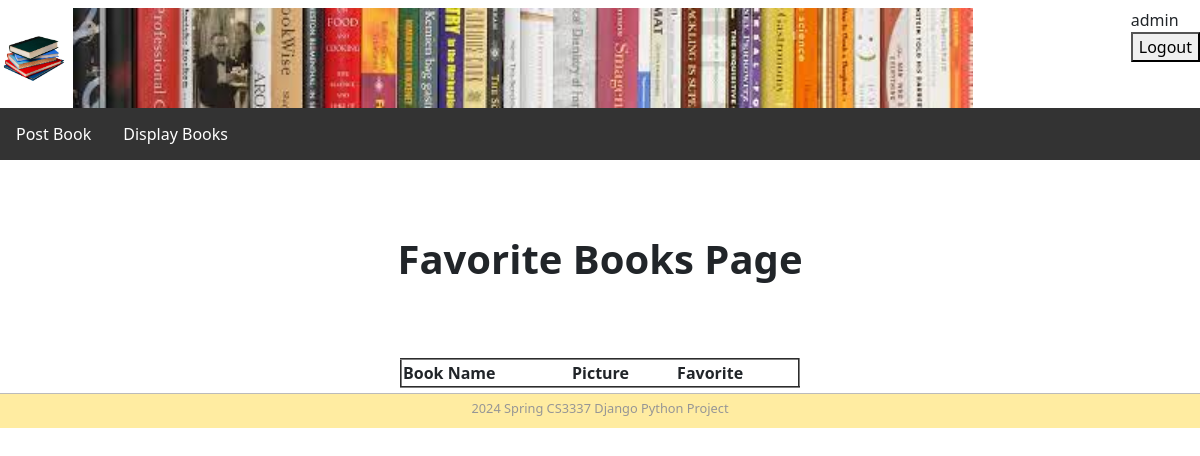
/favoritebooks (signed in), run on an earlier commit of the app's database.
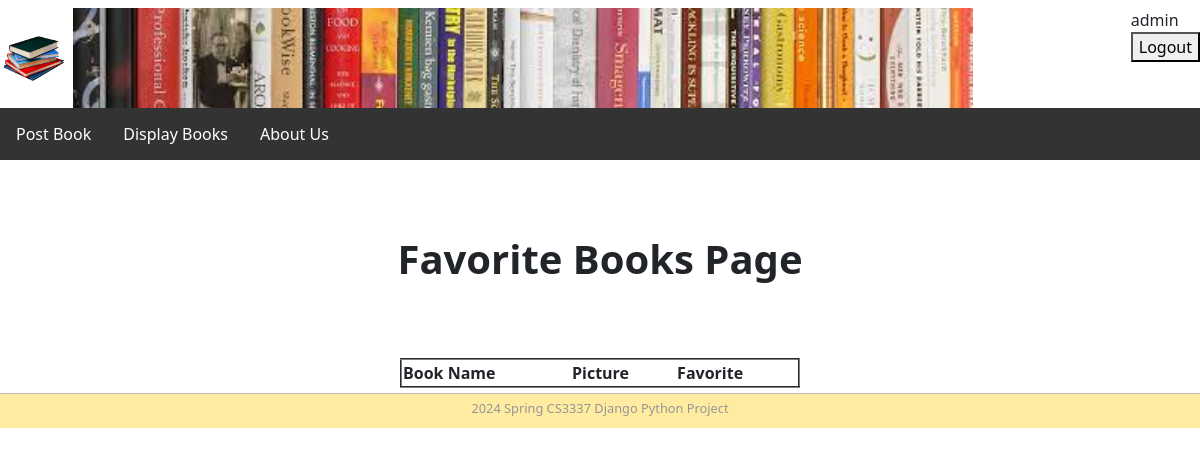
And on a later commit of the database.
### bookMng/models.py (models this page shows, shortened)
class MainMenu(models.Model):
    item = models.CharField(max_length=200, unique=True)
    link = models.CharField(max_length=200, unique=True)

### bookMng/views.py (the view)
# urls.py: path('favoritebooks', views.favoritebooks, name='favoritebooks'),
def favoritebooks(request):
    books = Book.objects.filter(favorite=request.user)
    for b in books:
        b.pic_path = b.picture.url[14:]
    return render(request,
                  'bookMng/favoritebooks.html',
                  {
                      'item_list': MainMenu.objects.all(),
                      'books': books
                  }
                  )

### bookEx/templates/bookMng/favoritebooks.html (shortened to what this page needs)
{% extends "base.html" %}
{% load static %}
{% block sidenav %}
    {% for item in item_list %}
    <li>
        <a href="{{ item.link }}"> {{ item.item }} </a>
    </li>
    {% endfor %}
{% endblock sidenav %}
{% block content %}
    <h1> Favorite Books Page</h1>
    <table class="centeredtable" border="2" width="400">
        <tr>
            <th>
                Book Name
            </th>
            <th>
                Picture
            </th>
            <th>
                Favorite
            </th>
        </tr>
    </table>
{% endblock content %}

What changed in the data, as far as the page shows it:
added MainMenu: item "About Us"
